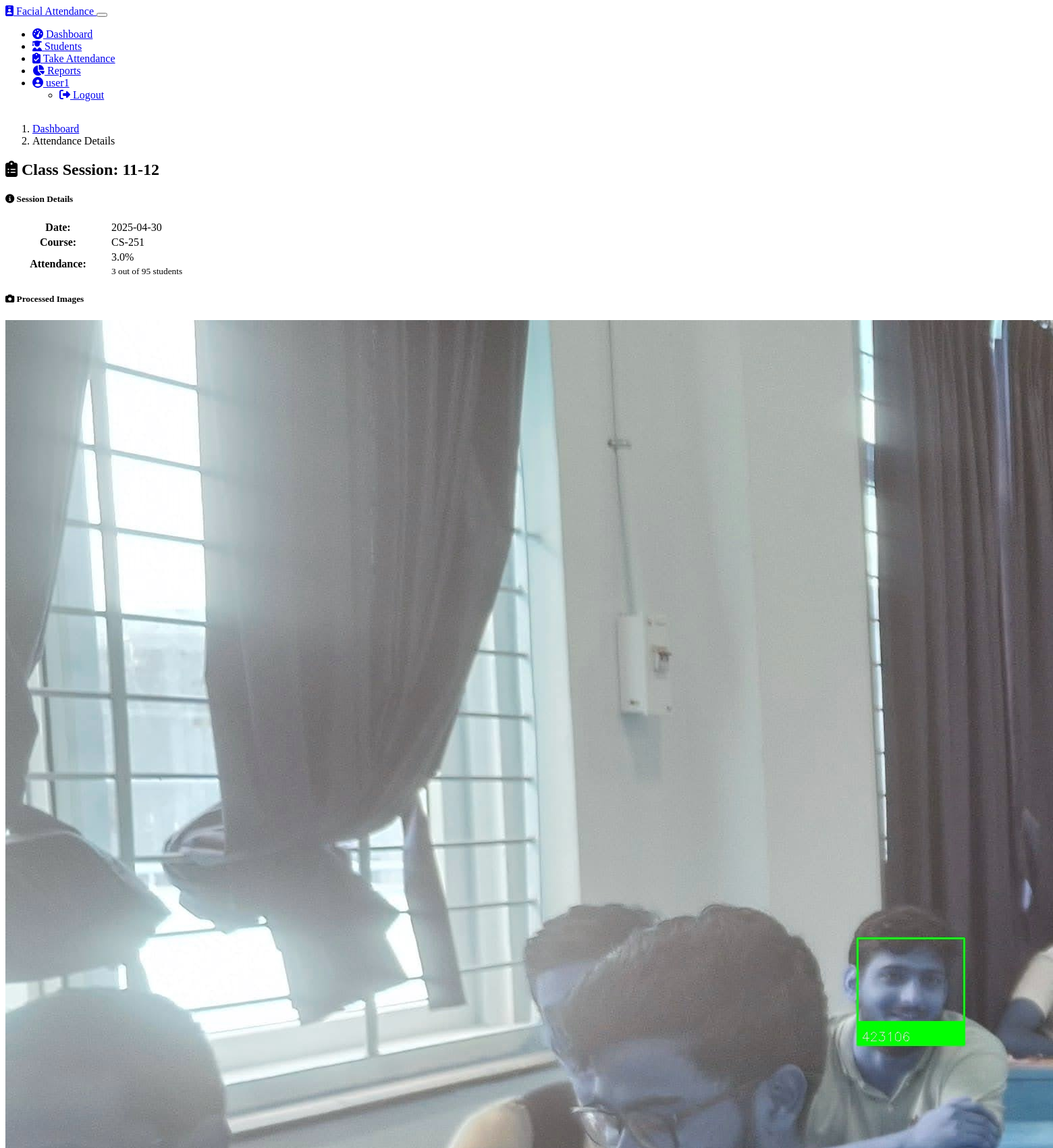
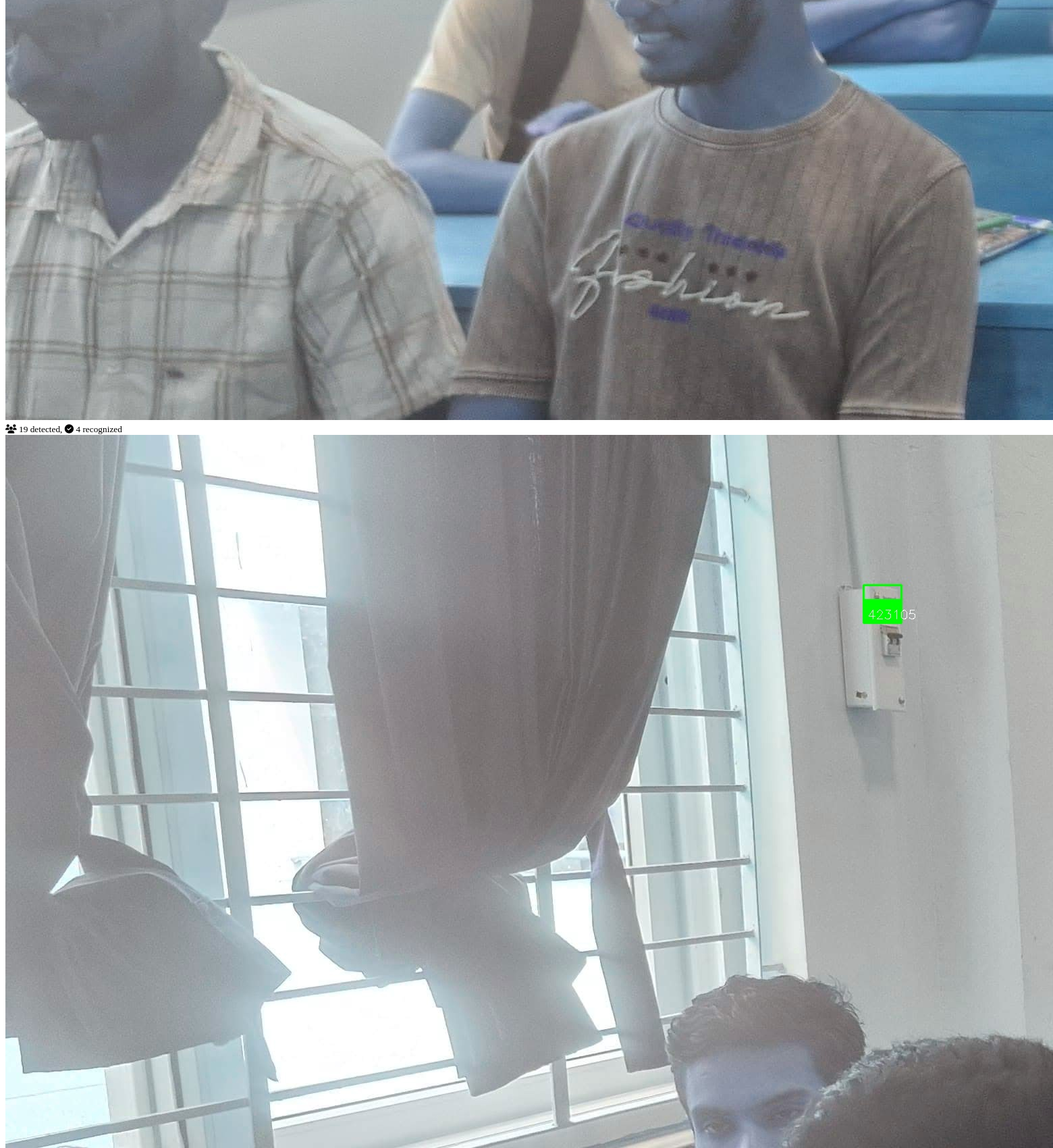
Page /attendance/4 (signed in, upper part) on the committed database (2 pictures, top to bottom).
### models.py (models this page shows, shortened)
class User(UserMixin, db.Model):
    id = db.Column(db.Integer, primary_key=True)
    username = db.Column(db.String(64), unique=True, nullable=False)
    email = db.Column(db.String(120), unique=True, nullable=False)
    password_hash = db.Column(db.String(256), nullable=False)
    is_admin = db.Column(db.Boolean, default=False)
    created_at = db.Column(db.DateTime, default=datetime.utcnow)

class ClassSession(db.Model):
    id = db.Column(db.Integer, primary_key=True)
    name = db.Column(db.String(100), nullable=False)
    date = db.Column(db.Date, nullable=False, index=True)
    time = db.Column(db.Time, nullable=True)
    course = db.Column(db.String(100), nullable=True)
    total_students = db.Column(db.Integer, default=0)
    present_students = db.Column(db.Integer, default=0)
    creator_id = db.Column(db.Integer, db.ForeignKey('user.id'), nullable=True)
    created_at = db.Column(db.DateTime, default=datetime.utcnow)
    attendances = db.relationship('Attendance', backref='class_session', lazy=True)

class ProcessedImage(db.Model):
    id = db.Column(db.Integer, primary_key=True)
    class_session_id = db.Column(db.Integer, db.ForeignKey('class_session.id'), nullable=False)
    original_filename = db.Column(db.String(255), nullable=False)
    processed_filename = db.Column(db.String(255), nullable=False)
    upload_timestamp = db.Column(db.DateTime, default=datetime.utcnow)
    faces_detected = db.Column(db.Integer, default=0)
    faces_recognized = db.Column(db.Integer, default=0)

### routes.py (the view)
@app.route('/attendance/<int:session_id>')
@login_required
def attendance(session_id):
    session = ClassSession.query.get_or_404(session_id)
    processed_images = ProcessedImage.query.filter_by(class_session_id=session_id).all()
    students = Student.query.order_by(Student.roll_number).all()
    attendance_records = []
    for student in students:
        attendance = Attendance.query.filter_by(
            student_id=student.id,
            class_session_id=session_id
        ).first()
        attendance_records.append((student, attendance))
    return render_template('attendance.html',
                          session=session,
                          processed_images=processed_images,
                          attendance_records=attendance_records)

### app.py (called while the page is built)
@login_manager.user_loader
def load_user(user_id):
    from models import User
    return User.query.get(int(user_id))

### routes.py (called while the page is built)
@app.context_processor
def inject_now():
    return {'now': datetime.now()}

### templates/attendance.html (shortened to what this page needs)
{% extends 'base.html' %}
{% block content %}
<div class="row mb-4">
    <div class="col-12">
        <nav aria-label="breadcrumb">
            <ol class="breadcrumb">
                <li class="breadcrumb-item"><a href="{{ url_for('dashboard') }}">Dashboard</a></li>
                <li class="breadcrumb-item active" aria-current="page">Attendance Details</li>
            </ol>
        </nav>
        <h2 class="mb-3">
            <i class="fas fa-clipboard-list text-primary me-2"></i>
            Class Session: {{ session.name }}
        </h2>
        <div class="row mb-4">
            <div class="col-md-6">
                <div class="card shadow-sm">
                    <div class="card-body">
                        <h5 class="card-title">
                            <i class="fas fa-info-circle me-2"></i>
                            Session Details
                        </h5>
                        <table class="table table-sm">
                            <tr>
                                <th style="width: 150px;">Date:</th>
                                <td>{{ session.date.strftime('%Y-%m-%d') }}</td>
                            </tr>
                            <tr>
                                <th>Course:</th>
                                <td>{{ session.course or 'N/A' }}</td>
                            </tr>
                            <tr>
                                <th>Attendance:</th>
                                <td>
                                    {% set percentage = (session.present_students / session.total_students * 100) if session.total_students > 0 else 0 %}
                                    <div class="progress" style="height: 20px;">
                                        <div class="progress-bar bg-success" role="progressbar"
                                            style="width: {{ percentage }}%;"
                                            aria-valuenow="{{ percentage|round }}"
                                            aria-valuemin="0"
                                            aria-valuemax="100">
                                            {{ percentage|round }}%
                                        </div>
                                    </div>
                                    <small class="text-muted">{{ session.present_students }} out of {{ session.total_students }} students</small>
                                </td>
                            </tr>
                        </table>
                    </div>
                </div>
            </div>
            <div class="col-md-6">
                <div class="card shadow-sm">
                    <div class="card-body">
                        <h5 class="card-title">
                            <i class="fas fa-camera me-2"></i>
                            Processed Images
                        </h5>
                        {% if processed_images %}
                        <div class="row">
                            {% for image in processed_images %}
                            <div class="col-6 col-md-4 mb-3">
                                <div class="card">
                                    <img src="{{ url_for('static', filename='processed/' + image.processed_filename) }}"
                                        class="card-img-top" alt="Processed Image">
                                    <div class="card-body p-2">
                                        <small class="text-muted">
                                            <i class="fas fa-users me-1"></i> {{ image.faces_detected }} detected,
                                            <i class="fas fa-check-circle me-1"></i> {{ image.faces_recognized }} recognized
                                        </small>
                                    </div>
                                </div>
                            </div>
                            {% endfor %}
                        </div>
                        {% else %}
                        <div class="alert alert-info mb-0">
                            <i class="fas fa-info-circle me-2"></i>
                            No processed images available for this session.
                        </div>
                        {% endif %}
                    </div>
                </div>
            </div>
        </div>
    </div>
</div>
{% endblock %}

### templates/base.html (shortened to what this page needs)
<!DOCTYPE html>
<html lang="en" data-bs-theme="dark">
<head>
    <link rel="stylesheet" href="https://cdn.replit.com/agent/bootstrap-agent-dark-theme.min.css">
    <link rel="stylesheet" href="https://cdnjs.cloudflare.com/ajax/libs/font-awesome/6.2.0/css/all.min.css">
    <link rel="stylesheet" href="{{ url_for('static', filename='css/style.css') }}">
</head>
<body>
    <nav class="navbar navbar-expand-lg navbar-dark bg-dark">
        <div class="container">
            <a class="navbar-brand" href="{{ url_for('index') }}">
                <i class="fas fa-id-badge me-2"></i>
                Facial Attendance
            </a>
            <button class="navbar-toggler" type="button" data-bs-toggle="collapse" data-bs-target="#navbarNav">
            </button>
            <div class="collapse navbar-collapse" id="navbarNav">
                <ul class="navbar-nav ms-auto">
                    {% if current_user.is_authenticated %}
                    <li class="nav-item">
                        <a class="nav-link {% if request.endpoint == 'dashboard' %}active{% endif %}" href="{{ url_for('dashboard') }}">
                            <i class="fas fa-tachometer-alt me-1"></i> Dashboard
                        </a>
                    </li>
                    <li class="nav-item">
                        <a class="nav-link {% if request.endpoint == 'students' %}active{% endif %}" href="{{ url_for('students') }}">
                            <i class="fas fa-user-graduate me-1"></i> Students
                        </a>
                    </li>
                    <li class="nav-item">
                        <a class="nav-link {% if request.endpoint == 'take_attendance' %}active{% endif %}" href="{{ url_for('take_attendance') }}">
                            <i class="fas fa-clipboard-check me-1"></i> Take Attendance
                        </a>
                    </li>
                    <li class="nav-item">
                        <a class="nav-link {% if request.endpoint == 'reports' %}active{% endif %}" href="{{ url_for('reports') }}">
                            <i class="fas fa-chart-pie me-1"></i> Reports
                        </a>
                    </li>
                    <li class="nav-item dropdown">
                        <a class="nav-link dropdown-toggle" href="#" id="userDropdown" role="button" data-bs-toggle="dropdown">
                            <i class="fas fa-user-circle me-1"></i> {{ current_user.username }}
                        </a>
                        <ul class="dropdown-menu dropdown-menu-end">
                            <li>
                                <a class="dropdown-item" href="{{ url_for('logout') }}">
                                    <i class="fas fa-sign-out-alt me-1"></i> Logout
                                </a>
                            </li>
                        </ul>
                    </li>
                    {% endif %}
                </ul>
            </div>
        </div>
    </nav>
    <main class="container py-4">
        {% block content %}{% endblock %}
    </main>
</body>
</html>

### static/css/style.css (style rules this page uses)
body { min-height: 100vh; display: flex; flex-direction: column; }
main { flex: 1; }
.card { transition: transform 0.2s ease-in-out, box-shadow 0.2s ease-in-out; }

### rows in the picture
User: username "user1"
ClassSession: name "11-12", date "2025-04-30", course "CS-251", present_students "3", total_students "95"
ProcessedImage: processed_filename (picture), faces_detected "19", faces_recognized "4"
ProcessedImage: processed_filename (picture)

### other values in the picture
{{ percentage|round }} "3.0"
